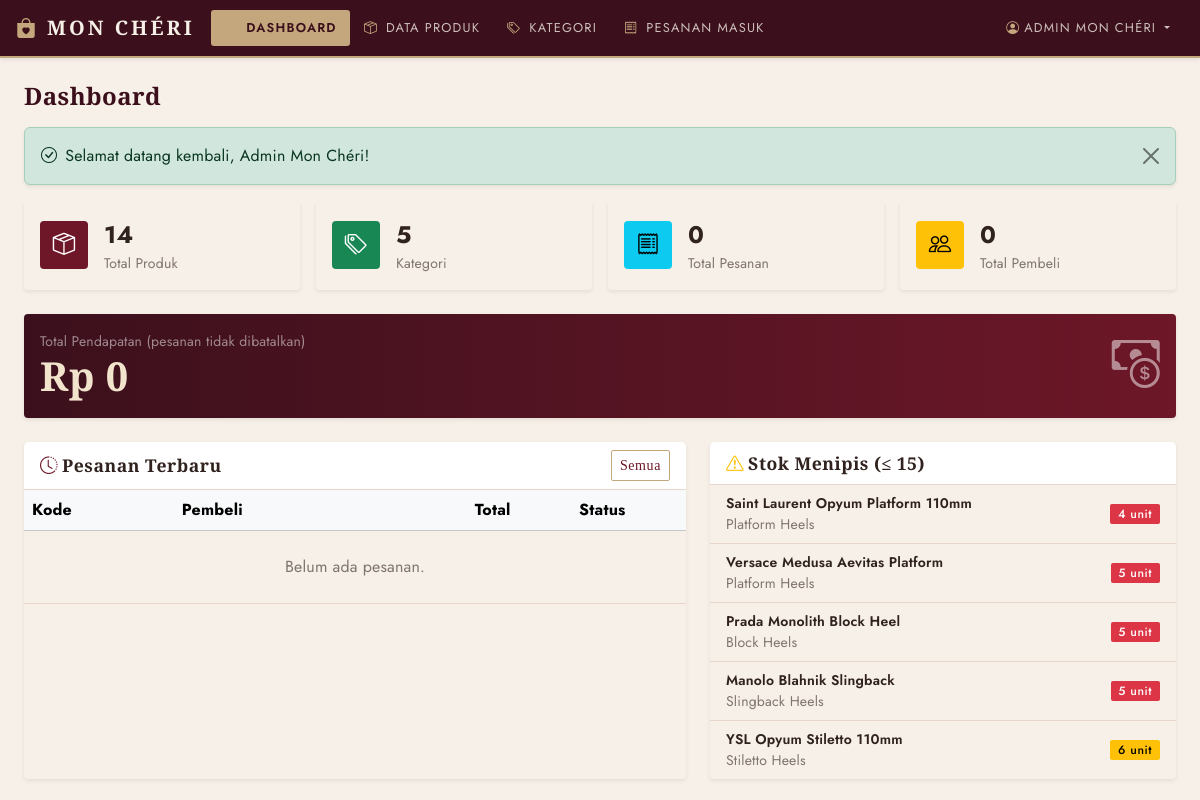
/admin/index.php (signed in), run on the app's committed database.
### tables this page shows
CREATE TABLE produk (
    id_produk     INT AUTO_INCREMENT PRIMARY KEY,
    id_kategori   INT            NOT NULL,
    id_user       INT            NOT NULL,
    nama_produk   VARCHAR(150)   NOT NULL,
    deskripsi     TEXT           DEFAULT NULL,
    harga         DECIMAL(12,2)  NOT NULL DEFAULT 0.00,
    stok          INT            NOT NULL DEFAULT 0,
    gambar        VARCHAR(255)   DEFAULT NULL,
    status        ENUM('aktif','nonaktif') NOT NULL DEFAULT 'aktif',
    created_at    TIMESTAMP      NOT NULL DEFAULT CURRENT_TIMESTAMP,
    CONSTRAINT fk_produk_kategori FOREIGN KEY (id_kategori)
        REFERENCES kategori(id_kategori) ON UPDATE CASCADE ON DELETE RESTRICT,
    CONSTRAINT fk_produk_user FOREIGN KEY (id_user)
        REFERENCES users(id_user) ON UPDATE CASCADE ON DELETE CASCADE
);

CREATE TABLE kategori (
    id_kategori   INT AUTO_INCREMENT PRIMARY KEY,
    nama_kategori VARCHAR(50)   NOT NULL UNIQUE,
    deskripsi     VARCHAR(255)  DEFAULT NULL
);

### admin/index.php (the view, shortened to what this page needs)
<?php
require __DIR__ . '/includes/header.php';
$total_produk   = (int) db_value('SELECT COUNT(*) FROM produk');
$total_kategori = (int) db_value('SELECT COUNT(*) FROM kategori');
$total_pesanan  = (int) db_value('SELECT COUNT(*) FROM pesanan');
$total_pembeli  = (int) db_value('SELECT COUNT(DISTINCT id_user) FROM pesanan');
$pendapatan     = (float) db_value('SELECT COALESCE(SUM(total_bayar),0) FROM pesanan WHERE status <> "dibatalkan"');
$statistik = [
    ['Total Produk',    $total_produk,   'box-seam',   'primary', 'admin/produk.php'],
    ['Kategori',        $total_kategori, 'tags',       'success', 'admin/kategori.php'],
    ['Total Pesanan',   $total_pesanan,  'receipt',    'info',    'admin/pesanan.php'],
    ['Total Pembeli',   $total_pembeli,  'people',     'warning', 'admin/pesanan.php'],
];
$pesanan_terbaru = db_all(
    'SELECT p.*, u.nama AS nama_pembeli
       FROM pesanan p JOIN users u ON u.id_user = p.id_user
      ORDER BY p.created_at DESC LIMIT 5'
);
$stok_rendah = db_all(
    'SELECT p.id_produk, p.nama_produk, p.stok, k.nama_kategori
       FROM produk p JOIN kategori k ON k.id_kategori = p.id_kategori
      WHERE p.stok <= 15
      ORDER BY p.stok ASC LIMIT 5'
);
?>
<div class="row row-cols-1 row-cols-sm-2 row-cols-xl-4 g-3 mb-4">
    <?php foreach ($statistik as [$label, $nilai, $ikon, $warna, $url]): ?>
    <div class="col">
        <a href="<?= BASE_URL ?>/<?= $url ?>" class="text-decoration-none">
            <div class="card border-0 shadow-sm h-100">
                <div class="card-body d-flex align-items-center gap-3">
                    <div class="stat-icon text-bg-<?= $warna ?>"><i class="bi bi-<?= $ikon ?>"></i></div>
                    <div>
                        <div class="fs-4 fw-bold text-dark"><?= number_format($nilai, 0, ',', '.') ?></div>
                        <div class="small text-muted"><?= e($label) ?></div>
                    </div>
                </div>
            </div>
        </a>
    </div>
    <?php endforeach; ?>
</div>
<div class="card border-0 shadow-sm mb-4 bg-luxe-gradient">
    <div class="card-body text-white d-flex flex-wrap justify-content-between align-items-center gap-3">
        <div>
            <div class="small text-white-50">Total Pendapatan (pesanan tidak dibatalkan)</div>
            <div class="display-6 fw-bold"><?= rupiah($pendapatan) ?></div>
        </div>
        <i class="bi bi-cash-coin opacity-50" style="font-size:3rem"></i>
    </div>
</div>
<div class="row g-4">
    <div class="col-lg-7">
        <div class="card border-0 shadow-sm h-100">
            <div class="card-header bg-white d-flex justify-content-between align-items-center">
                <span class="fw-semibold"><i class="bi bi-clock-history me-1 text-primary"></i>Pesanan Terbaru</span>
                <a href="<?= BASE_URL ?>/admin/pesanan.php" class="btn btn-sm btn-outline-primary">Semua</a>
            </div>
            <div class="table-responsive">
                <table class="table table-rapat align-middle mb-0">
                    <thead class="table-light">
                        <tr>
                            <th>Kode</th><th>Pembeli</th><th class="text-end">Total</th><th class="text-center">Status</th>
                        </tr>
                    </thead>
                    <tbody>
                    <?php if (!$pesanan_terbaru): ?>
                        <tr><td colspan="4" class="text-center text-muted py-4">Belum ada pesanan.</td></tr>
                    <?php else: foreach ($pesanan_terbaru as $p): ?>
                        <tr>
                            <td>
                                <a href="<?= BASE_URL ?>/admin/pesanan_detail.php?id=<?= (int)$p['id_pesanan'] ?>"
                                   class="text-decoration-none fw-semibold"><?= e($p['kode_pesanan']) ?></a>
                                <div class="small text-muted"><?= date('d/m/Y H:i', strtotime($p['created_at'])) ?></div>
                            </td>
                            <td class="small"><?= e($p['nama_pembeli']) ?></td>
                            <td class="text-end text-nowrap fw-semibold"><?= rupiah($p['total_bayar']) ?></td>
                            <td class="text-center"><?= label_status($p['status']) ?></td>
                        </tr>
                    <?php endforeach; endif; ?>
                    </tbody>
                </table>
            </div>
        </div>
    </div>
    <div class="col-lg-5">
        <div class="card border-0 shadow-sm h-100">
            <div class="card-header bg-white fw-semibold">
                <i class="bi bi-exclamation-triangle me-1 text-warning"></i>Stok Menipis (&le; 15)
            </div>
            <ul class="list-group list-group-flush">
                <?php if (!$stok_rendah): ?>
                <li class="list-group-item text-center text-muted py-4">Semua stok produk aman.</li>
                <?php else: foreach ($stok_rendah as $s): ?>
                <li class="list-group-item d-flex justify-content-between align-items-center">
                    <div>
                        <div class="fw-semibold small"><?= e($s['nama_produk']) ?></div>
                        <div class="small text-muted"><?= e($s['nama_kategori']) ?></div>
                    </div>
                    <span class="badge text-bg-<?= (int)$s['stok'] <= 5 ? 'danger' : 'warning' ?>">
                        <?= (int)$s['stok'] ?> unit
                    </span>
                </li>
                <?php endforeach; endif; ?>
            </ul>
        </div>
    </div>
</div>
<?php require __DIR__ . '/includes/footer.php'; ?>

### assets/css/style.css (style rules this page uses)
:root { --mc-noir: #3b101c; --mc-noir-soft: #4a1220; --mc-noir-deep: #2a0b13; --mc-gold: #c5a77d; --mc-gold-deep: #6d1728; --mc-gold-soft: #f2e4cc; --mc-ivory: #f7f0e8; --mc-wine: #a83c4b; --mc-ink: #30221e; --mc-serif: "Cormorant Garamond", "Times New Roman", serif; --bs-primary: #6d1728; --bs-primary-rgb: 109, 23, 40; --bs-dark: #30221e; --bs-dark-rgb: 48, 34, 30; --bs-body-bg: #f7f0e8; --bs-body-bg-rgb: 247, 240, 232; --bs-body-color: #30221e; --bs-body-color-rgb: 48, 34, 30; --bs-tertiary-bg: #f7f0e8; --bs-tertiary-bg-rgb: 247, 240, 232; --bs-border-color: #e8d6ca; --bs-border-color-translucent: rgba(59, 16, 28, 0.1); --bs-emphasis-color: #3b101c; --bs-emphasis-color-rgb: 59, 16, 28; --bs-secondary-color: rgba(48, 34, 30, 0.6); --bs-link-color: #6d1728; --bs-link-color-rgb: 109, 23, 40; --bs-link-hover-color: #a83c4b; --bs-link-hover-color-rgb: 168, 60, 75; --bs-font-sans-serif: "Jost", system-ui, -apple-system, "Segoe UI", Roboto, "Helvetica Neue", Arial, sans-serif; --bs-body-font-family: var(--bs-font-sans-serif); }
body { font-family: var(--bs-body-font-family); letter-spacing: 0.2px; }
h1, h2, h3, h4, h5, h6, .display-1, .display-2, .display-3, .display-4, .display-5, .display-6 { font-family: var(--mc-serif); font-weight: 600; letter-spacing: 0.4px; color: var(--mc-noir); }
.btn { border-radius: 2px; letter-spacing: 0.6px; font-weight: 500; transition: all 0.25s ease; }
.btn-outline-primary { --bs-btn-color: var(--mc-gold-deep); --bs-btn-border-color: var(--mc-gold); --bs-btn-hover-bg: var(--mc-noir); --bs-btn-hover-border-color: var(--mc-noir); --bs-btn-hover-color: var(--mc-gold-soft); --bs-btn-active-bg: var(--mc-noir); --bs-btn-active-border-color: var(--mc-noir); --bs-btn-active-color: var(--mc-gold-soft); --bs-btn-disabled-color: #c9b5a6; --bs-btn-disabled-border-color: #e4d5c7; }
.card { --bs-card-border-color: var(--bs-border-color); border-radius: 4px; }
.card-header { border-bottom: 1px solid var(--bs-border-color); font-family: var(--mc-serif); font-size: 1.1rem; letter-spacing: 0.5px; }
.list-group { --bs-list-group-active-bg: var(--mc-noir); --bs-list-group-active-border-color: var(--mc-noir); --bs-list-group-active-color: var(--mc-ivory); --bs-list-group-border-color: var(--bs-border-color); }
.badge { letter-spacing: 0.6px; font-weight: 500; border-radius: 2px; }
.bg-luxe-gradient { background: linear-gradient( 90deg, var(--mc-noir) 0%, var(--mc-gold-deep) 100% ); border: 1px solid rgba(197, 167, 125, 0.4); }
.bg-luxe-gradient .display-6 { color: var(--mc-gold-soft) !important; }
.stat-icon { width: 48px; height: 48px; display: grid; place-items: center; border-radius: 4px; font-size: 1.4rem; }
.table-rapat th, .table-rapat td { vertical-align: middle; }

### data on the page
produk: nama_produk "Saint Laurent Opyum Platform 110mm", id_kategori.nama_kategori "Platform Heels", stok "4"
produk: nama_produk "Versace Medusa Aevitas Platform", id_kategori.nama_kategori "Platform Heels", stok "5"
produk: nama_produk "Prada Monolith Block Heel", id_kategori.nama_kategori "Block Heels", stok "5"
produk: nama_produk "Manolo Blahnik Slingback", id_kategori.nama_kategori "Slingback Heels", stok "5"
produk: nama_produk "YSL Opyum Stiletto 110mm", id_kategori.nama_kategori "Stiletto Heels", stok "6"

### other printed values
APP_NAME "MON CHÉRI"
$label "DASHBOARD"
$label "DATA PRODUK"
$label "KATEGORI"
$label "PESANAN MASUK"
user_login()['nama'] "ADMIN MON CHÉRI"
$judul_halaman "Dashboard"
$f['pesan'] "Selamat datang kembali, Admin Mon Chéri!"
$nilai "14"
$label "Total Produk"
$nilai "5"
$label "Kategori"
$nilai "0"
$label "Total Pesanan"
$label "Total Pembeli"
